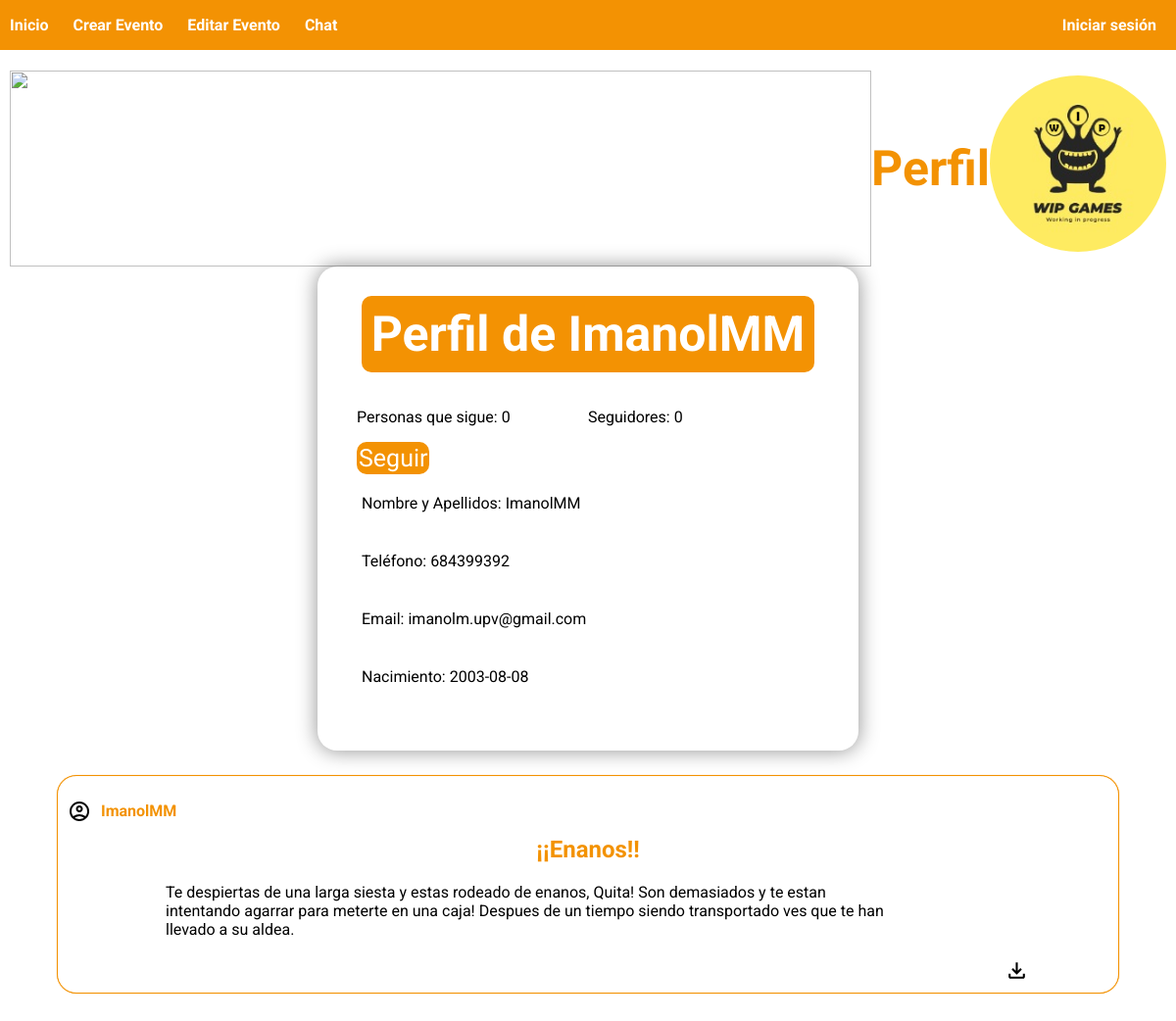
/app/perfil.php?usuario=ImanolMM, run on the app's committed database.
### tables this page shows
CREATE TABLE `usuarios` (
  `nombre` text NOT NULL,
  `telef` int(11) NOT NULL,
  `email` varchar(100) NOT NULL,
  `nacimiento` date NOT NULL,
  `usuario` varchar(50) NOT NULL,
  `passwd` varchar(255) NOT NULL,
  `sal` varchar(50) NOT NULL,
  UNIQUE(`usuario`),
  `foto_perfil` varchar(255) DEFAULT NULL
);

CREATE TABLE `eventos` (
  `usuario` varchar(50) NOT NULL,
  `titulo` varchar(255) NOT NULL,
  `enunciado` varchar(255) NOT NULL,
  `opcion1` varchar(255) NOT NULL,
  `resultado1` varchar(255) NOT NULL,
  `opcion2` varchar(255) NOT NULL,
  `resultado2` varchar(255) NOT NULL,
  `likes` int(10) NOT NULL DEFAULT 0,
  UNIQUE(`usuario`, `titulo`),
  `fecha` TIMESTAMP NOT NULL DEFAULT current_timestamp()
);

### app/functionsJWT.php (called while the page is built, shortened)
<?php
  function comprobarCookieUsuario() {
    $hayUsr = isset($_COOKIE["user"]);
    return $hayUsr;
  }
?>

### app/perfil.php (the view, shortened to what this page needs)
<?php
      include("functionsJWT.php");
        if (comprobarCookieUsuario()) {
          $usuario = getUsuarioCookie();
        } else {
          $usuario = "invitado";
        }
        include("navbar.php");
        echo '<!DOCTYPE html>
        <html>
          <head>
              <title>Eventify</title>
              <link rel="stylesheet" href="styles.css">
              <link rel="stylesheet" href="perfil.css">
              <link rel="preconnect" href="https://fonts.googleapis.com">
              <link rel="preconnect" href="https://fonts.gstatic.com" crossorigin>
              <link href="https://fonts.googleapis.com/css2?family=Roboto&display=swap" rel="stylesheet">
              <link rel="stylesheet" href="https://fonts.googleapis.com/css2?family=Material+Symbols+Outlined:opsz,wght,FILL,GRAD@20..48,100..700,0..1,-50..200" />
          </head>
          <body>
            <div class="page">
              <div class="cabecera">
                <img class="imagenSV" src="imagenes/logoSV.png"></img>
                <h1 class="tituloInicio">Perfil</h1>
                <img class="imagenWIP" src="imagenes/logoWIP.png"></img>
              </div>';
        $otro_usuario = $usuario;
        if (isset($_GET["usuario"])) {
          $otro_usuario = $_GET["usuario"];
          $query = "SELECT * FROM usuarios WHERE usuario = ?";
          $stmt = $conn->prepare($query);
          $stmt->bind_param("s", $otro_usuario);
          $stmt->execute();
          $result = $stmt->get_result();
          $querySeguidos = "SELECT COUNT(*) AS totalSeguidos FROM follows WHERE usuarioSeguidor = ?";
          $querySeguidores = "SELECT COUNT(*) AS totalSeguidores FROM follows WHERE usuarioSeguido = ?";
          $stmtSeguidos = $conn->prepare($querySeguidos);
          $stmtSeguidos->bind_param("s", $otro_usuario);
          $stmtSeguidos->execute();
          $resultSeguidos = $stmtSeguidos->get_result();
          $seguidosCount = $resultSeguidos->fetch_assoc()['totalSeguidos'];
          $stmtSeguidores = $conn->prepare($querySeguidores);
          $stmtSeguidores->bind_param("s", $otro_usuario);
          $stmtSeguidores->execute();
          $resultSeguidores = $stmtSeguidores->get_result();
          $seguidoresCount = $resultSeguidores->fetch_assoc()['totalSeguidores'];
          while ($row = $result->fetch_assoc()) {
            echo '<div class="formbox">
                    <div class="form-title">
                        Perfil de '.htmlspecialchars($row['usuario'], ENT_QUOTES). '
                    </div>
                    <form class="form">
                        <div class="contador-seguimiento" style="display: flex; justify-content: space-between; width: 100%;">
                          <p>Personas que sigue: ' . htmlspecialchars($seguidosCount, ENT_QUOTES) . '</p>
                          <p>Seguidores: ' . htmlspecialchars($seguidoresCount, ENT_QUOTES) . '</p>
                        </div>
                        <div class="linea-form">
                            <button type="button" class="boton" id="botonSeguir">
                              Seguir<?php echo $followButtonText; ?>
                            </button>
                        </div>
                        <div class="linea-form">
                            <p>Nombre y Apellidos: '.htmlspecialchars($row['nombre'], ENT_QUOTES).'</p>
                        </div>
                        <div class="linea-form">
                            <p>Teléfono: '.htmlspecialchars($row['telef'], ENT_QUOTES).'</p>
                        </div>
                        <div class="linea-form">
                            <p>Email: '.htmlspecialchars($row['email'], ENT_QUOTES).'</p>
                        </div>
                        <div class="linea-form">
                            <p>Nacimiento: '.htmlspecialchars($row['nacimiento'], ENT_QUOTES).'</p>
                        </div>
                    </form>
                </div>';
          }
        }
        $query = "SELECT * FROM eventos WHERE usuario = ?";
        $stmt = $conn->prepare($query);
        $stmt->bind_param("s", $otro_usuario);
        $stmt->execute();
        $result = $stmt->get_result();
          while ($row = $result->fetch_assoc()) {
            echo "
            <div class='evento'>
                <div class='barraUsuario'>
                  <span class='material-symbols-outlined'><svg xmlns='http://www.w3.org/2000/svg' height='24' viewBox='0 -960 960 960' width='24'><path d='M234-276q51-39 114-61.5T480-360q69 0 132 22.5T726-276q35-41 54.5-93T800-480q0-133-93.5-226.5T480-800q-133 0-226.5 93.5T160-480q0 59 19.5 111t54.5 93Zm246-164q-59 0-99.5-40.5T340-580q0-59 40.5-99.5T480-720q59 0 99.5 40.5T620-580q0 59-40.5 99.5T480-440Zm0 360q-83 0-156-31.5T197-197q-54-54-85.5-127T80-480q0-83 31.5-156T197-763q54-54 127-85.5T480-880q83 0 156 31.5T763-763q54 54 85.5 127T880-480q0 83-31.5 156T763-197q-54 54-127 85.5T480-80Zm0-80q53 0 100-15.5t86-44.5q-39-29-86-44.5T480-280q-53 0-100 15.5T294-220q39 29 86 44.5T480-160Zm0-360q26 0 43-17t17-43q0-26-17-43t-43-17q-26 0-43 17t-17 43q0 26 17 43t43 17Zm0-60Zm0 360Z'/></svg></span>
                  <p class='nombreUsuarioEvento no-overflow'>".htmlspecialchars($row['usuario'], ENT_QUOTES)."</p>
                </div>
                <h2 class='tituloEvento no-overflow'>" .htmlspecialchars($row['titulo'],ENT_QUOTES)."</h2>
                <p class='descripcionEvento'>".htmlspecialchars($row['enunciado'], ENT_QUOTES)."</p>
                <span class='botonDescarga'> <img src='./imagenes/download.svg' width='25' height='25' alt='descargar'></span>
                <input type='hidden' class='opcion1' value='".htmlspecialchars($row['opcion1'], ENT_QUOTES)."'>
                <input type='hidden' class='resultado1' value='".htmlspecialchars($row['resultado1'], ENT_QUOTES)."'>
                <input type='hidden' class='opcion2' value='".htmlspecialchars($row['opcion2'], ENT_QUOTES)."'>
                <input type='hidden' class='resultado2' value='".htmlspecialchars($row['resultado2'], ENT_QUOTES)."'>
            </div>
            ";
          }
      ?>
    </div>
  </body>
</html>

### app/navbar.php (shortened to what this page needs)
<?php
  if(comprobarCookieUsuario() && $_COOKIE["user"] !== "invitado"){
    $perfil = '<a href="/perfil.php"><img src="./imagenes/perfil.svg" width="35" height="35" alt="perfil"></a>';
    $logOut = '<a href="logout.php"><img src="./imagenes/logout.svg" width="35" height="35" alt="cerrar sesion"></a>';
  }else{
    $perfil = '<a class="linkLogin" href=/login.php>Iniciar sesión</a>';
    $logOut = "";
  }
  $navbar = '
  <link rel="stylesheet" href="styles.css">
  <link href="https://fonts.googleapis.com/css2?family=Roboto&display=swap" rel="stylesheet">
  <link rel="stylesheet" href="https://fonts.googleapis.com/css2?family=Material+Symbols+Outlined:opsz,wght,FILL,GRAD@20..48,100..700,0..1,-50..200" />
  <div class="navbar">
  <ul>
    <div class="links">
      <a class="linkInicio" href="/">Inicio</a>
      <a class="linkInicio" href="/crearEvento.php">Crear Evento</a>
      <a class="linkInicio" href="/editarPost.php">Editar Evento</a>
      <a class="linkInicio" href="/chat.php">Chat</a>
    </div>
    <li>
      '.$perfil.'
      '.$logOut.'
    </li>
  </ul>
  </div>';
  echo $navbar;
?>

### app/styles.css (style rules this page uses)
:root { --color1: #ffff; --color2: rgba(243,146,3); --text-color: #ffff; --font-family: 'Roboto', sans-serif; }
body { margin: 30px 0; font-family: var(--font-family); }
a { text-decoration: none; }
.navbar { top: 0; left: 0; position: fixed; background-color: var(--color2); width: 100%; }
.navbar ul li { margin: 0 20px; display: inline-block; }
.navbar ul { padding-left: 0%; display: flex; justify-content: space-between; }
.linkInicio { text-decoration: none; color: var(--text-color); font-weight: bold; font-family: var(--font-family); margin-right: 25px; }
.linkLogin { text-decoration: none; color: var(--text-color); font-weight: bold; font-family: var(--font-family); margin-left:10px; }
.page { margin: 72px 10px; display: flex; flex-flow: column wrap; justify-content: space-evenly; align-content: center; }
.cabecera { top: 0; left: 0; background-color: #FEEB61; width: 100%; height: 200px; padding-left: 0%; display: flex; justify-content: space-between; }
.cabecera { top: 0; left: 0; background-color: white; width: 100%; height: 200px; padding-left: 0%; display: flex; justify-content: space-between; align-content: center; }
.imagenSV { height: 100%; }
.imagenWIP { margin-top: 5px; height: 90%; border-radius: 50%; }
.evento { display: flex; flex-flow: column wrap; justify-content: space-evenly; align-content: center; width: 90%; height: 100%; padding: 10px ; background-color: var(--color1); border-radius: 20px; box-shadow: 0 0 1px 0px var(--color2); border: 1px solid var(--color2); margin: 25px auto; }
.barraUsuario { display: flex; width: 100%; }
.tituloEvento { text-align: center; max-width: 70%; font-family: var(--font-family); color: var(--color2); margin: 0 auto; }
.nombreUsuarioEvento { margin-left: 10px; max-width: 70%; font-family: var(--font-family); color: var(--color2); font-weight: bold; }
.descripcionEvento { margin: 20px 100px 20px 100px; max-width: 70%; word-wrap: break-word; overflow-wrap: break-word; font-family: var(--font-family); }
.tituloInicio { justify-self: center; align-self: center; font-size: 50px; font-weight: bold; color: var(--color2); font-family: var(--font-family); }
.material-symbols-outlined { font-variation-settings: 'FILL' 100, 'wght' 400, 'GRAD' 0, 'opsz' 24; font-size: 36px; align-self: center; text-decoration: none; }
.links { display: flex; align-items: center; justify-content: center; margin-left: 10px; }
.botonDescarga { margin-left: 90%; }
.no-overflow { text-overflow: ellipsis; overflow: hidden; white-space: nowrap; }
.material-symbols-outlined { font-size: 24px; transition: color 0.3s ease; }

### app/perfil.css (style rules this page uses)
.formbox { margin-top: 30px; background-color: var(--color1); border-radius: 20px; box-shadow: 0 0 20px 1px rgba(0, 0, 0, 0.404); width: 40%; min-width: 400px; height: fit-content; padding: 30px 40px; margin: 0 auto; }
.form { height: 100%; display: table; table-layout: fixed; width: 100%; }
.form p { display: table-cell; width: 60%; word-wrap: break-word; overflow-wrap: break-word; }
.form-title { font-size: 50px; font-weight: bold; text-align: center; width: fit-content; border-radius: 10px; color: var(--text-color); margin: 0 auto; margin-bottom: 20px; background-color: var(--color2); padding: 10px; }
.linea-form { display: table-row; }
.linea-form p { font-family: var(--font-family); padding: 20px 5px; height: fit-content; }
.boton { border-radius: 10px; background-color: var(--color2); font-family: var(--font-family); color: var(--color1); border: none; font-size: 25px; display: table-cell; text-decoration: none; padding: 2px; }

### data on the page
usuarios: usuario "ImanolMM", seguidosCount "0", seguidoresCount "0", nombre "ImanolMM", telef "684399392", email "imanolm.upv@gmail.com", nacimiento "2003-08-08"
eventos: usuario "ImanolMM", titulo "¡¡Enanos!!", enunciado "Te despiertas de una larga siesta y estas rodeado de enanos, Quita! Son demasiados y te estan intentando agarrar para meterte en una caja! Despues de un tiempo siendo transportado ves que te han llevado a su aldea."
